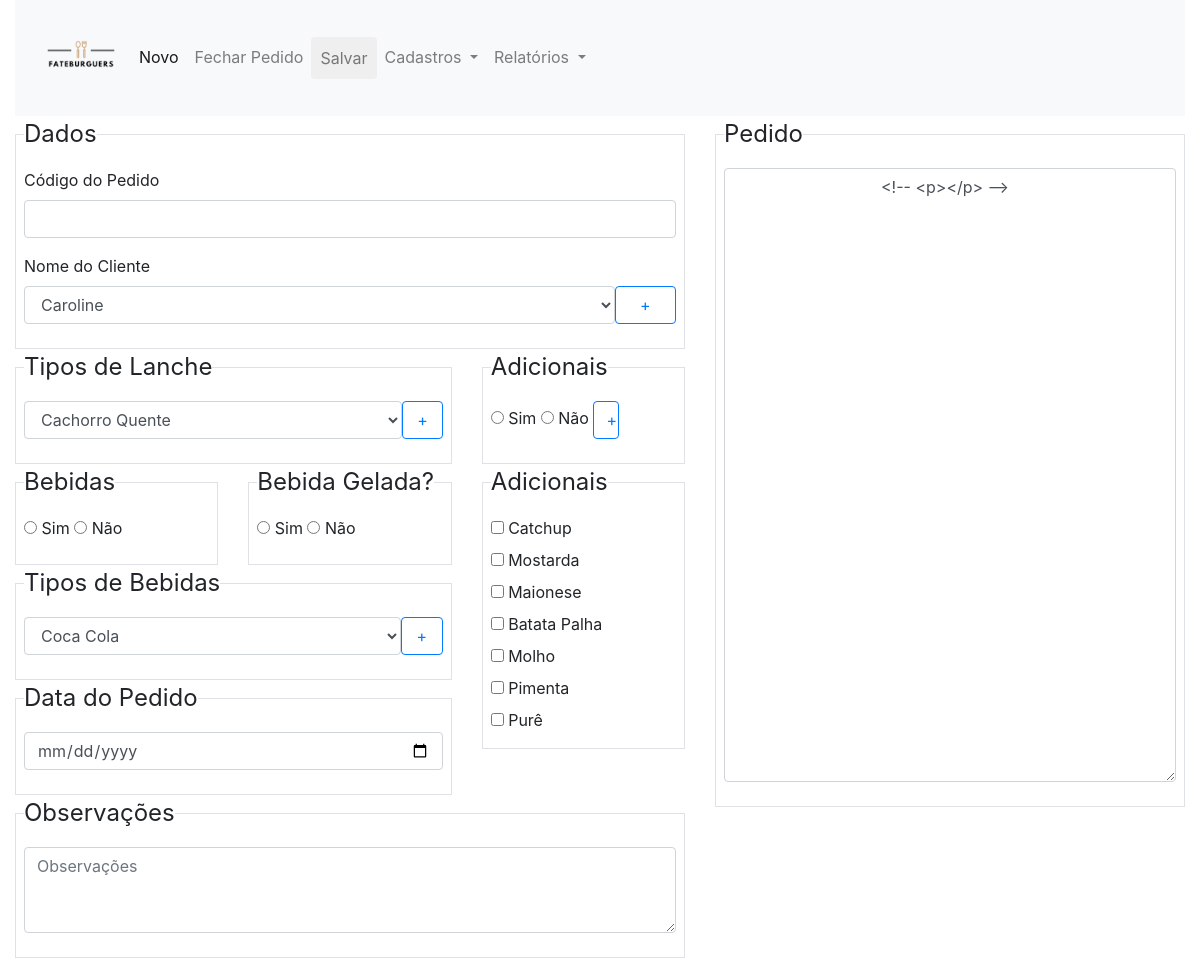
The app's page /src/view/index.php with its own data.
### tables this page shows
CREATE TABLE `adicional` (
  `codigo` int(11) NOT NULL,
  `descricao` varchar(500) NOT NULL,
  `preco` int(11) NOT NULL
);

### src/controller/clienteController.php (called while the page is built, shortened)
<?php
require "../model/conexao.php";
require "../model/cliente.php";
include "variaveisCliente.php";
$objCliente = new Cliente();
$objCliente->setCodigo($codigo);
$objCliente->setNome($nome);
$objCliente->setEndereco($endereco);
$objCliente->setTelefone($telefone);
$cliente = $objCliente->listarTodos($conexao);

### src/model/cliente.php (called while the page is built, shortened)
<?php
class Cliente
{
    public function listarTodos($conexao)
    {
        $comandosql = "Select * from cliente";
        $dados = $conexao->query($comandosql);
        return $dados;
    }
}

### src/controller/lancheController.php (called while the page is built, shortened)
<?php
require "../model/conexao.php";
require "../model/lanche.php";
include "variaveisLanche.php";
$objLanche = new Lanche();
$objLanche->setCodigo($codigo);
$objLanche->setDescricao($descricao);
$objLanche->setPreco($preco);
$lanche = $objLanche->listarTodos($conexao);

### src/model/lanche.php (called while the page is built, shortened)
<?php
class Lanche
{
    public function listarTodos($conexao)
    {
        $comandosql = "Select * from lanche";
        $dados = $conexao->query($comandosql);
        return $dados;
    }
}

### src/controller/bebidaController.php (called while the page is built, shortened)
<?php
require "../model/conexao.php";
require "../model/bebida.php";
include "variaveisBebida.php";
$objBebida = new Bebida();
$objBebida->setCodigo($codigo);
$objBebida->setDescricao($descricao);
$objBebida->setPreco($preco);
$bebida = $objBebida->listarTodos($conexao);

### src/model/bebida.php (called while the page is built, shortened)
<?php
class Bebida
{
    public function listarTodos($conexao)
    {
        $comandosql = "Select * from bebida";
        $dados = $conexao->query($comandosql);
        return $dados;
    }
}

### src/controller/adicionalController.php (called while the page is built, shortened)
<?php
require "../model/conexao.php";
require "../model/adicional.php";
include "variaveisAdicional.php";
$objAdicional = new Adicional();
$objAdicional->setCodigo($codigo);
$objAdicional->setDescricao($descricao);
$objAdicional->setPreco($preco);
$adicional = $objAdicional->listarTodos($conexao);

### src/model/adicional.php (called while the page is built, shortened)
<?php
class Adicional
{
    public function listarTodos($conexao)
    {
        $comandosql = "Select * from adicional";
        $dados = $conexao->query($comandosql);
        return $dados;
    }
}

### src/view/index.php (the view, shortened to what this page needs)
<?php
require "header.php";
include "modalCliente.php";
include "modalBebida.php";
include "modalLanche.php";
include "modalAdicional.php";
require "../controller/clienteController.php";
require "../controller/lancheController.php";
require "../controller/bebidaController.php";
require "../controller/adicionalController.php";
require "../controller/pedidoController.php";
?>
<body>
    <div class="container-fluid">
        <form action="../controller/pedidoController.php" method="post">
            <div class="row">
                <div class="col-md-12">
                    <nav class="navbar navbar-expand-lg navbar-light bg-light">
                        <img src="../../assets/logo.png" alt="FateBurguers" width="100" height="100">
                        <div class="collapse navbar-collapse" id="navbarSupportedContent">
                            <ul class="navbar-nav mr-auto">
                                <li class="nav-item active">
                                    <a class="nav-link" id="botaoFecharPedido" href="index.php">Novo</a>
                                </li>
                                <li class="nav-item">
                                    <a class="nav-link" id="botaoFecharPedido" href="#">Fechar Pedido</a>
                                </li>
                                <li class="nav-item">
                                    <button class="nav-link btn" href="#"onclick="<?php $acao='excluir';?>" type="submit" name="submit" value="Submit">Salvar</button>
                                </li>
                                <li class="nav-item dropdown">
                                    <a class="nav-link dropdown-toggle" href="#" id="navbarDropdown" role="button" data-toggle="dropdown" aria-haspopup="true" aria-expanded="false">
                                        Cadastros
                                    </a>
                                </li>
                                <li class="nav-item dropdown">
                                    <a class="nav-link dropdown-toggle" href="#" id="navbarDropdown" role="button" data-toggle="dropdown" aria-haspopup="true" aria-expanded="false">
                                        Relatórios
                                    </a>
                                </li>
                            </ul>
                        </div>
                    </nav>
                </div>
            </div>
            <div class="row">
                <div class="col-md-7">
                    <fieldset class="border p-2">
                        <legend class="scheduler-border w-auto">Dados</legend>
                        <div class="form-group">
                            <label for="codigoPedido">Código do Pedido</label>
                            <input type="text" class="form-control" id="codigoPedido" name="codigoPedido" value=<?php echo $codigoPedido ?>>
                        </div>
                        <div class="form-group ">
                            <label for="nome">Nome do Cliente</label>
                            <div class="grupoMesmaLinha">
                                <select class="form-control" class="form-control" id="nomePedido" name="nomePedido" placeholder="Nome do Cliente">
                                    <?php
                                    while ($objCliente = $cliente->fetch_object()) {
                                    ?>
                                        <option><?php echo $objCliente->nome; ?></option>
                                    <?php } ?>
                                </select>
                                <a id="modal-clientes" href="#" role="button" class="btn btn-outline-primary addButton" data-toggle="modal" data-target="#cadCliente">+</a>
                            </div>
                        </div>
                    </fieldset>
                    <div class="row">
                        <div class="col-md-8">
                            <fieldset class="border p-2">
                                <legend class="scheduler-border w-auto">Tipos de Lanche</legend>
                                <div class="form-group grupoMesmaLinha">
                                    <select class="form-control" class="form-control" id="lanchePedido" name="lanchePedido" placeholder="Lanche do Pedido">
                                        <?php
                                        while ($objLanche = $lanche->fetch_object()) {
                                        ?>
                                            <option value="<?php echo $objLanche->codigo; ?>"><?php echo $objLanche->descricao; ?></option>
                                        <?php } ?>
                                    </select>
                                    <a id="modal-lanches" href="#" role="button" class="btn btn-outline-primary addButton" data-toggle="modal" data-target="#cadLanche">+</a>
                                </div>
                            </fieldset>
                        </div>
                        <div class="col-md-4">
                            <fieldset class="border p-2">
                                <legend class="scheduler-border w-auto">Adicionais</legend>
                                <div class="form-group ">
                                    <input type="radio" id="adicionalPedido" name="adicionalPedido" value="true"> Sim
                                    <input type="radio" id="adicionalPedido" name="adicionalPedido" value="false"> Não
                                    <a id="modal-adicionais" href="#" role="button" class="btn btn-outline-primary addButton" data-toggle="modal" data-target="#cadAdicional">+</a>
                                </div>
                            </fieldset>
                        </div>
                    </div>
                    <div class="row">
                        <div class="col-md-8">
                            <div class="row">
                                <div class="col-md-6">
                                    <fieldset class="border p-2">
                                        <legend class="scheduler-border w-auto">Bebidas</legend>
                                        <div class="form-group">
                                            <input type="radio" id="bebidaPedido" name="bebidaPedido" value="true"> Sim
                                            <input type="radio" id="bebidaPedido" name="bebidaPedido" value="false"> Não
                                    </fieldset>
                                </div>
                                <div class="col-md-6">
                                    <fieldset class="border p-2">
                                        <legend class="scheduler-border w-auto">Bebida Gelada?</legend>
                                        <div class="form-group">
                                            <input type="radio" id="bebidaGeladaPedido" name="bebidaGeladaPedido" value="true"> Sim
                                            <input type="radio" id="bebidaGeladaPedido" name="bebidaGeladaPedido" value="false"> Não
                                    </fieldset>
                                </div>
                            </div>
                            <div class="row">
                                <div class="col-md-12">
                                    <fieldset class="border p-2">
                                        <legend class="scheduler-border w-auto">Tipos de Bebidas</legend>
                                        <div class="form-group grupoMesmaLinha">
                                            <select class="form-control tipoSelects" id="bebidaTipoPedido" name="bebidaTipoPedido" placeholder="Bebida do Pedido">
                                                <?php
                                                while ($objBebida = $bebida->fetch_object()) {
                                                ?>
                                                    <option value="<?php echo $objBebida->codigo; ?>"><?php echo $objBebida->descricao; ?></option>
                                                <?php } ?>
                                            </select>
                                            <a id="modal-bebidas" href="#" role="button" class="btn btn-outline-primary addButton" data-toggle="modal" data-target="#cadBebida">+</a>
                                        </div>
                                    </fieldset>
                                    <fieldset class="border p-2">
                                        <legend class="scheduler-border w-auto">Data do Pedido</legend>
                                        <div class="form-group">
                                            <input type="date" class="form-control" id="dataPedido" name="dataPedido" placeholder="Data do Pedido">
                                        </div>
                                    </fieldset>
                                </div>
                            </div>
                        </div>
                        <div class="col-sm-4">
                            <fieldset class="border p-2">
                                <legend class="scheduler-border w-auto">Adicionais</legend>
                                <?php
                                while ($objAdicional = $adicional->fetch_object()) {
                                ?>
                                    <input type="checkbox" name="adicionalListaPedido" value="<?php echo $objAdicional->codigo; ?>" id="<?php echo $objAdicional->descricao; ?>">
                                    <label><?php echo $objAdicional->descricao; ?></label><br>
                                <?php } ?>
                            </fieldset>
                        </div>
                        <div class="col-md-12">
                            <fieldset class="border p-2">
                                <legend class="scheduler-border w-auto">Observações</legend>
                                <div class="form-group">
                                    <textarea class="form-control" id="observacoesPedido" value="observacoesPedido" name="observacoesPedido" rows="3" placeholder="Observações"></textarea>
                                </div>
                            </fieldset>
                        </div>
                    </div>
                </div>
                <div class="col-md-5">
                    <fieldset class="border p-2">
                        <legend class="scheduler-border w-auto">Pedido</legend>
                        <div class="form-group">
                            <div class="col-xs-12">
                                <textarea class="form-control" id="exampleTextarea" rows="25" placeholder="Os dados do pedido aparecerão aqui.">
                                <!-- <p><?php
                                        ?></p> -->
                            </textarea>
                            </div>
                        </div>
                    </fieldset>
                </div>
            </div>
        </form>
    </div>
</body>
</html>

### assets/main.css (style rules this page uses)
.grupoMesmaLinha { display: flex; }
.tipoSelects { width: 90% !important; }
.addButton { width: 10%; }

### records on screen
adicional: descricao "Catchup"
adicional: descricao "Mostarda"
adicional: descricao "Maionese"
adicional: descricao "Batata Palha"
adicional: descricao "Molho"
adicional: descricao "Pimenta"
adicional: descricao "Purê"

### other values on screen
form field nomePedido "Caroline"
form field lanchePedido "Cachorro Quente"
form field bebidaTipoPedido "Coca Cola"
